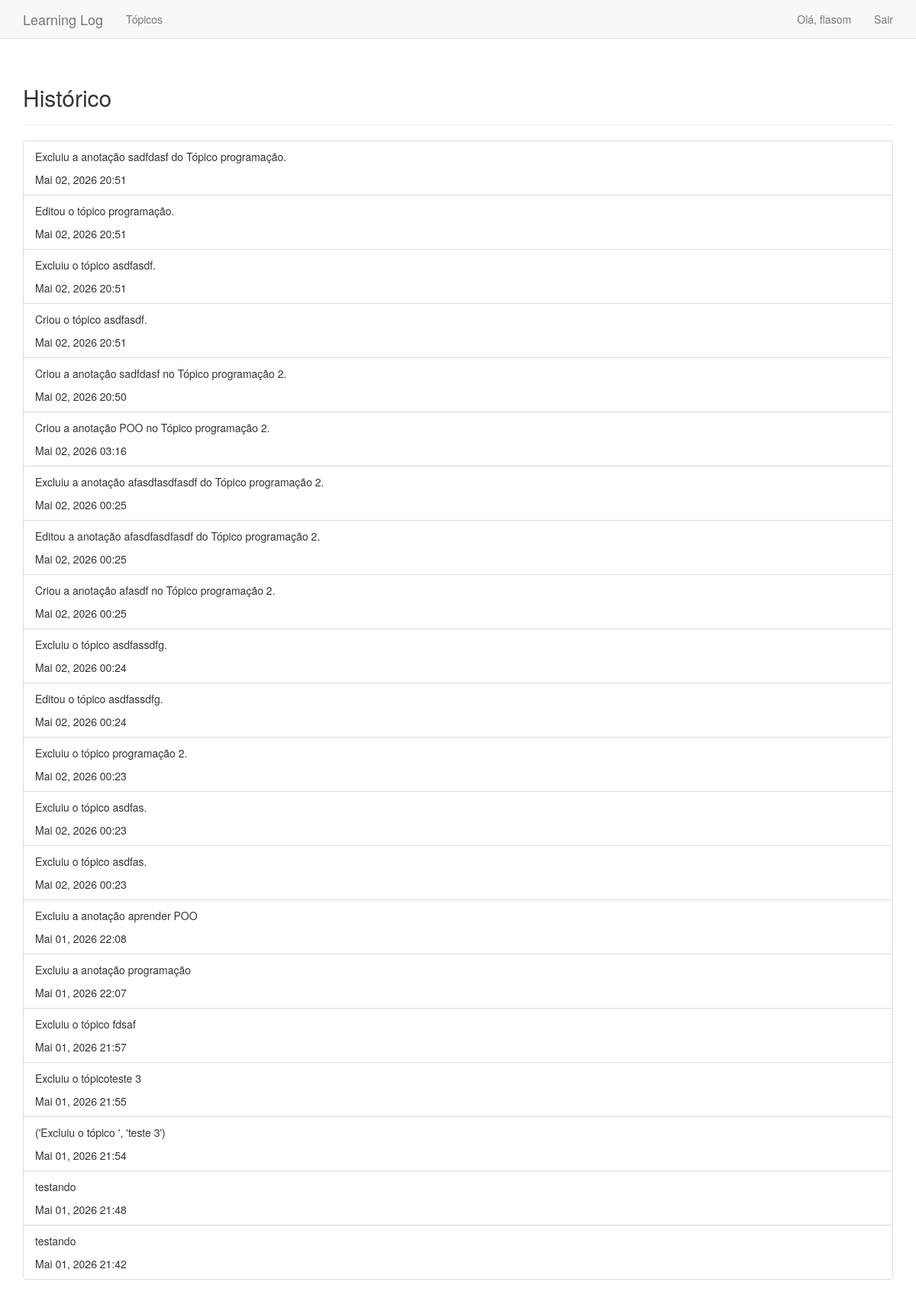
The page /history (signed in) on the database its author committed.
### learning_logs/models.py (models this page shows, shortened)
class History(models.Model):
    title = models.CharField(max_length=100)
    text = models.CharField(max_length=50)
    date_added = models.DateTimeField(auto_now_add=True)
    owner = models.ForeignKey(User, on_delete=models.CASCADE)
    class Meta:
        verbose_name_plural = 'histories'

### learning_logs/views.py (the view)
# urls.py: path('history', views.history, name='history'),
@login_required
def history(request):
    history = History.objects.filter(owner=request.user).all().order_by('-date_added')
    context = {'history': history}
    return render(request, 'learning_logs/history.html', context)

### learning_logs/templates/learning_logs/history.html
{% extends 'learning_logs/base.html' %}
{% block header %}
    <h2>Histórico</h2>
{% endblock header %}
{% block content %}
    <ul class="list-group">
            {% for action in history %}
            <li class="list-group-item">
                <div>
                <div>
                    {{action.title | linebreaks }}
                </div>
                <div>
                    {{ action.date_added | date:'M d, Y H:i' }}
                </div>
                </div>
            </li>
            {% empty %}
            <div>
                Não há registro.
            </div>
            {% endfor %}
        </ul>
{% endblock content %}

### learning_logs/templates/learning_logs/base.html (shortened to what this page needs)
{% load bootstrap3 %}
<!DOCTYPE html>
<html lang="pt-br">
<head>
    {% bootstrap_css %}
</head>
<body>
    <nav class="navbar navbar-default navbar-static-top">
        <div class="container">
            <div class="navbar-header">
                <a class="navbar-brand" href="{% url 'index' %}">Learning Log</a>
            </div>
            <div class="collapse navbar-collapse" id="navbar">
                <ul class="nav navbar-nav">
                    <li><a href="{% url 'topics' %}">Tópicos</a></li>
                </ul>
                <ul class="nav navbar-nav navbar-right">
                    {% if user.is_authenticated %}
                    <li><a>Olá, {{ user.username }}</a></li>
                    <li><a href="{% url 'logout' %}">Sair</a></li>
                    {% else %}
                    <li><a href="{% url 'login' %}">Entrar</a></li>
                    <li><a href="{% url 'register' %}">Registrar</a></li>
                    {% endif %}
                </ul>
            </div>
        </div>
    </nav>
    <div class="container">
        <div class="page-header">
            {% block header %}{% endblock header %}
        </div>
        <div>
            {% block content %}{% endblock content %}
        </div>
    </div>
</body>
</html>

### rows shown on the page
History: title "Excluiu a anotação sadfdasf do Tópico programação.", date_added "Mai 02, 2026 20:51"
History: title "Editou o tópico programação.", date_added "Mai 02, 2026 20:51"
History: title "Excluiu o tópico asdfasdf.", date_added "Mai 02, 2026 20:51"
History: title "Criou o tópico asdfasdf.", date_added "Mai 02, 2026 20:51"
History: title "Criou a anotação sadfdasf no Tópico programação 2.", date_added "Mai 02, 2026 20:50"
History: title "Criou a anotação POO no Tópico programação 2.", date_added "Mai 02, 2026 03:16"
History: title "Excluiu a anotação afasdfasdfasdf do Tópico programação 2.", date_added "Mai 02, 2026 00:25"
History: title "Editou a anotação afasdfasdfasdf do Tópico programação 2.", date_added "Mai 02, 2026 00:25"
History: title "Criou a anotação afasdf no Tópico programação 2.", date_added "Mai 02, 2026 00:25"
History: title "Excluiu o tópico asdfassdfg.", date_added "Mai 02, 2026 00:24"
History: title "Editou o tópico asdfassdfg.", date_added "Mai 02, 2026 00:24"
History: title "Excluiu o tópico programação 2.", date_added "Mai 02, 2026 00:23"
History: title "Excluiu o tópico asdfas.", date_added "Mai 02, 2026 00:23"
History: title "Excluiu o tópico asdfas.", date_added "Mai 02, 2026 00:23"
History: title "Excluiu a anotação aprender POO", date_added "Mai 01, 2026 22:08"
History: title "Excluiu a anotação programação", date_added "Mai 01, 2026 22:07"
History: title "Excluiu o tópico fdsaf", date_added "Mai 01, 2026 21:57"
History: title "Excluiu o tópicoteste 3", date_added "Mai 01, 2026 21:55"
History: title "('Excluiu o tópico ', 'teste 3')", date_added "Mai 01, 2026 21:54"
History: title "testando", date_added "Mai 01, 2026 21:48"
History: title "testando", date_added "Mai 01, 2026 21:42"

### other values the page prints
{{ user.username }} "flasom"
